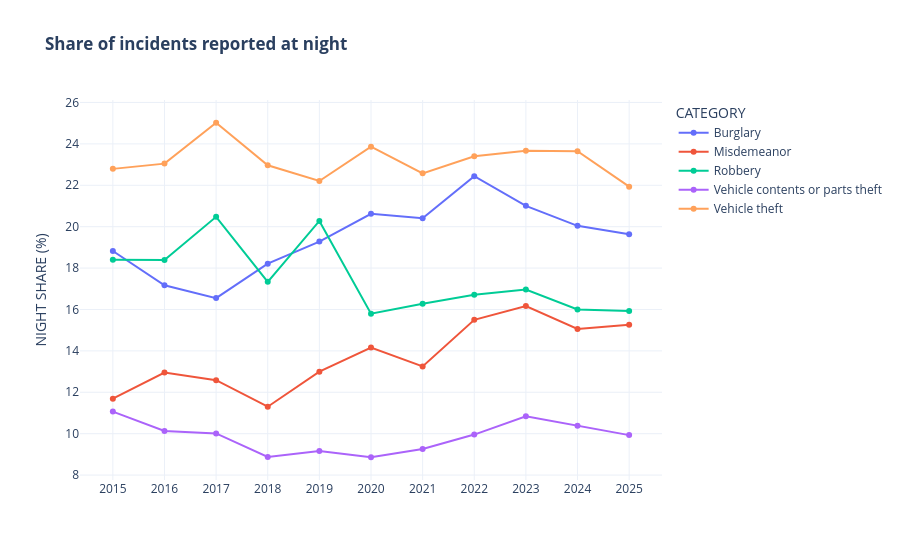

Notebook code for this chart:
### Markdown cell above
A more recent question is whether crime has moved toward the night. Here is the share of each crime type reported at night, by year.

### Code cell
night = (pd.crosstab([full["YEAR"], full["CATEGORY"]], full["TIME_OF_DAY"], normalize="index")["night"]
           .mul(100).rename("NIGHT SHARE (%)").reset_index())
night = night[night["CATEGORY"].isin(MAIN_CATEGORIES)]

fig = px.line(night, x="YEAR", y="NIGHT SHARE (%)", color="CATEGORY", markers=True,
              title="<b>Share of incidents reported at night</b>")
fig.update_xaxes(dtick=1, title=None)
fig.show()

### Figure 1 — Plotly figure (JSON) as saved in the notebook; plotly's stock layout.template omitted (floating-point values rounded to 4 significant figures)
{"data": [{"hovertemplate": "CATEGORY=Burglary<br>YEAR=%{x}<br>NIGHT SHARE (%)=%{y}<extra></extra>", "legendgroup": "Burglary", "line": {"color": "#636efa", "dash": "solid"}, "marker": {"symbol": "circle"}, "mode": "lines+markers", "name": "Burglary", "orientation": "v", "showlegend": true, "type": "scatter", "x": [2015, 2016, 2017, 2018, 2019, 2020, 2021, 2022, 2023, 2024, 2025], "xaxis": "x", "y": [18.82, 17.17, 16.55, 18.21, 19.28, 20.62, 20.41, 22.44, 21.01, 20.04, 19.64], "yaxis": "y"}, {"hovertemplate": "CATEGORY=Misdemeanor<br>YEAR=%{x}<br>NIGHT SHARE (%)=%{y}<extra></extra>", "legendgroup": "Misdemeanor", "line": {"color": "#EF553B", "dash": "solid"}, "marker": {"symbol": "circle"}, "mode": "lines+markers", "name": "Misdemeanor", "orientation": "v", "showlegend": true, "type": "scatter", "x": [2015, 2016, 2017, 2018, 2019, 2020, 2021, 2022, 2023, 2024, 2025], "xaxis": "x", "y": [11.69, 12.95, 12.59, 11.3, 13.0, 14.16, 13.25, 15.5, 16.16, 15.06, 15.26], "yaxis": "y"}, {"hovertemplate": "CATEGORY=Robbery<br>YEAR=%{x}<br>NIGHT SHARE (%)=%{y}<extra></extra>", "legendgroup": "Robbery", "line": {"color": "#00cc96", "dash": "solid"}, "marker": {"symbol": "circle"}, "mode": "lines+markers", "name": "Robbery", "orientation": "v", "showlegend": true, "type": "scatter", "x": [2015, 2016, 2017, 2018, 2019, 2020, 2021, 2022, 2023, 2024, 2025], "xaxis": "x", "y": [18.41, 18.39, 20.48, 17.34, 20.28, 15.8, 16.28, 16.72, 16.97, 16.0, 15.92], "yaxis": "y"}, {"hovertemplate": "CATEGORY=Vehicle contents or parts theft<br>YEAR=%{x}<br>NIGHT SHARE (%)=%{y}<extra></extra>", "legendgroup": "Vehicle contents or parts theft", "line": {"color": "#ab63fa", "dash": "solid"}, "marker": {"symbol": "circle"}, "mode": "lines+markers", "name": "Vehicle contents or parts theft", "orientation": "v", "showlegend": true, "type": "scatter", "x": [2015, 2016, 2017, 2018, 2019, 2020, 2021, 2022, 2023, 2024, 2025], "xaxis": "x", "y": [11.07, 10.13, 10.01, 8.874, 9.167, 8.861, 9.256, 9.956, 10.84, 10.38, 9.931], "yaxis": "y"}, {"hovertemplate": "CATEGORY=Vehicle theft<br>YEAR=%{x}<br>NIGHT SHARE (%)=%{y}<extra></extra>", "legendgroup": "Vehicle theft", "line": {"color": "#FFA15A", "dash": "solid"}, "marker": {"symbol": "circle"}, "mode": "lines+markers", "name": "Vehicle theft", "orientation": "v", "showlegend": true, "type": "scatter", "x": [2015, 2016, 2017, 2018, 2019, 2020, 2021, 2022, 2023, 2024, 2025], "xaxis": "x", "y": [22.79, 23.05, 25.02, 22.96, 22.21, 23.86, 22.58, 23.4, 23.66, 23.65, 21.93], "yaxis": "y"}], "layout": {"legend": {"title": {"text": "CATEGORY"}, "tracegroupgap": 0}, "title": {"text": "<b>Share of incidents reported at night</b>"}, "xaxis": {"anchor": "y", "domain": [0, 1], "dtick": 1, "title": {}}, "yaxis": {"anchor": "x", "domain": [0, 1], "title": {"text": "NIGHT SHARE (%)"}}}}
